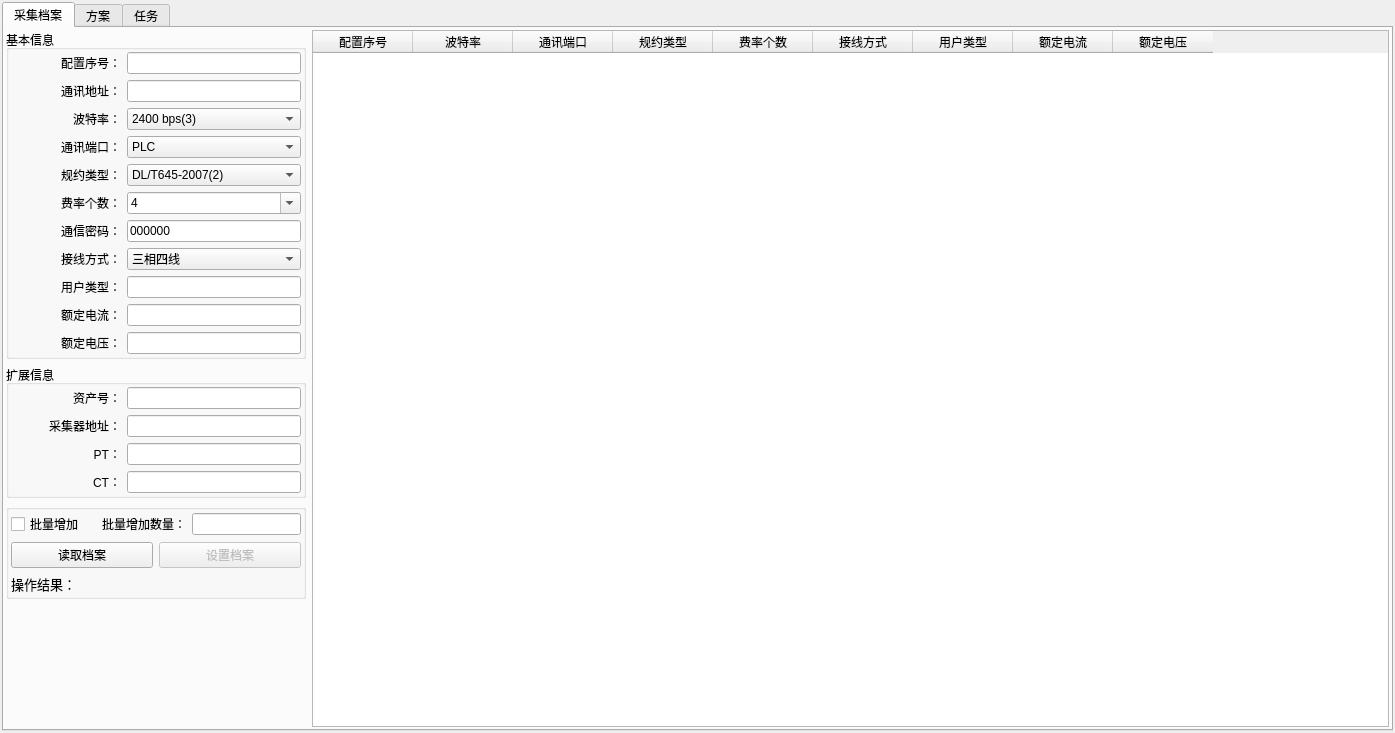
<?xml version="1.0" encoding="UTF-8"?>
<ui version="4.0">
 <class>ParamDreadWindow</class>
 <widget class="QMainWindow" name="ParamDreadWindow">
  <property name="geometry">
   <rect>
    <x>0</x>
    <y>0</y>
    <width>1395</width>
    <height>733</height>
   </rect>
  </property>
  <property name="windowTitle">
   <string>参数配置</string>
  </property>
  <property name="windowIcon">
   <iconset>
    <normaloff>:/698/698.ico</normaloff>
    <normalon>:/698/698.ico</normalon>:/698/698.ico</iconset>
  </property>
  <widget class="QWidget" name="centralwidget">
   <layout class="QVBoxLayout" name="verticalLayout_28">
    <item>
     <widget class="QTabWidget" name="tabWidget">
      <property name="enabled">
       <bool>true</bool>
      </property>
      <property name="currentIndex">
       <number>0</number>
      </property>
      <widget class="QWidget" name="tab_6">
       <attribute name="title">
        <string>采集档案</string>
       </attribute>
       <layout class="QHBoxLayout" name="horizontalLayout">
        <item>
         <layout class="QVBoxLayout" name="verticalLayout_26">
          <property name="sizeConstraint">
           <enum>QLayout::SetMinimumSize</enum>
          </property>
          <item>
           <widget class="QGroupBox" name="groupBox_10">
            <property name="maximumSize">
             <size>
              <width>300</width>
              <height>16777215</height>
             </size>
            </property>
            <property name="title">
             <string>基本信息</string>
            </property>
            <layout class="QVBoxLayout" name="verticalLayout_25">
             <item>
              <layout class="QHBoxLayout" name="horizontalLayout_155">
               <item>
                <widget class="QLabel" name="label_156">
                 <property name="sizePolicy">
                  <sizepolicy hsizetype="Fixed" vsizetype="Preferred">
                   <horstretch>0</horstretch>
                   <verstretch>0</verstretch>
                  </sizepolicy>
                 </property>
                 <property name="minimumSize">
                  <size>
                   <width>110</width>
                   <height>0</height>
                  </size>
                 </property>
                 <property name="maximumSize">
                  <size>
                   <width>110</width>
                   <height>16777215</height>
                  </size>
                 </property>
                 <property name="text">
                  <string>配置序号：</string>
                 </property>
                 <property name="alignment">
                  <set>Qt::AlignRight|Qt::AlignTrailing|Qt::AlignVCenter</set>
                 </property>
                </widget>
               </item>
               <item>
                <widget class="QLineEdit" name="esam_no_box_7">
                 <property name="sizePolicy">
                  <sizepolicy hsizetype="Minimum" vsizetype="Fixed">
                   <horstretch>0</horstretch>
                   <verstretch>0</verstretch>
                  </sizepolicy>
                 </property>
                 <property name="minimumSize">
                  <size>
                   <width>100</width>
                   <height>0</height>
                  </size>
                 </property>
                 <property name="maximumSize">
                  <size>
                   <width>16777215</width>
                   <height>16777215</height>
                  </size>
                 </property>
                 <property name="sizeIncrement">
                  <size>
                   <width>150</width>
                   <height>0</height>
                  </size>
                 </property>
                 <property name="baseSize">
                  <size>
                   <width>150</width>
                   <height>0</height>
                  </size>
                 </property>
                 <property name="text">
                  <string/>
                 </property>
                 <property name="maxLength">
                  <number>12</number>
                 </property>
                </widget>
               </item>
              </layout>
             </item>
             <item>
              <layout class="QHBoxLayout" name="horizontalLayout_3">
               <item>
                <widget class="QLabel" name="label_146">
                 <property name="sizePolicy">
                  <sizepolicy hsizetype="Fixed" vsizetype="Preferred">
                   <horstretch>0</horstretch>
                   <verstretch>0</verstretch>
                  </sizepolicy>
                 </property>
                 <property name="minimumSize">
                  <size>
                   <width>110</width>
                   <height>0</height>
                  </size>
                 </property>
                 <property name="maximumSize">
                  <size>
                   <width>110</width>
                   <height>16777215</height>
                  </size>
                 </property>
                 <property name="text">
                  <string>通讯地址：</string>
                 </property>
                 <property name="alignment">
                  <set>Qt::AlignRight|Qt::AlignTrailing|Qt::AlignVCenter</set>
                 </property>
                </widget>
               </item>
               <item>
                <widget class="QLineEdit" name="esam_no_box_2">
                 <property name="sizePolicy">
                  <sizepolicy hsizetype="Minimum" vsizetype="Fixed">
                   <horstretch>0</horstretch>
                   <verstretch>0</verstretch>
                  </sizepolicy>
                 </property>
                 <property name="minimumSize">
                  <size>
                   <width>100</width>
                   <height>0</height>
                  </size>
                 </property>
                 <property name="maximumSize">
                  <size>
                   <width>16777215</width>
                   <height>16777215</height>
                  </size>
                 </property>
                 <property name="sizeIncrement">
                  <size>
                   <width>150</width>
                   <height>0</height>
                  </size>
                 </property>
                 <property name="baseSize">
                  <size>
                   <width>150</width>
                   <height>0</height>
                  </size>
                 </property>
                 <property name="text">
                  <string/>
                 </property>
                 <property name="maxLength">
                  <number>12</number>
                 </property>
                </widget>
               </item>
              </layout>
             </item>
             <item>
              <layout class="QHBoxLayout" name="horizontalLayout_67">
               <item>
                <widget class="QLabel" name="label_147">
                 <property name="sizePolicy">
                  <sizepolicy hsizetype="Fixed" vsizetype="Preferred">
                   <horstretch>0</horstretch>
                   <verstretch>0</verstretch>
                  </sizepolicy>
                 </property>
                 <property name="minimumSize">
                  <size>
                   <width>110</width>
                   <height>0</height>
                  </size>
                 </property>
                 <property name="maximumSize">
                  <size>
                   <width>110</width>
                   <height>16777215</height>
                  </size>
                 </property>
                 <property name="text">
                  <string>波特率：</string>
                 </property>
                 <property name="alignment">
                  <set>Qt::AlignRight|Qt::AlignTrailing|Qt::AlignVCenter</set>
                 </property>
                </widget>
               </item>
               <item>
                <widget class="QComboBox" name="comboBox_7">
                 <property name="currentIndex">
                  <number>3</number>
                 </property>
                 <item>
                  <property name="text">
                   <string>300 bps(0)</string>
                  </property>
                 </item>
                 <item>
                  <property name="text">
                   <string>600 bps(1)</string>
                  </property>
                 </item>
                 <item>
                  <property name="text">
                   <string>1200 bps(2)</string>
                  </property>
                 </item>
                 <item>
                  <property name="text">
                   <string>2400 bps(3)</string>
                  </property>
                 </item>
                 <item>
                  <property name="text">
                   <string>4800 bps(4)</string>
                  </property>
                 </item>
                 <item>
                  <property name="text">
                   <string>7200 bps(5)</string>
                  </property>
                 </item>
                 <item>
                  <property name="text">
                   <string>9600 bps(6)</string>
                  </property>
                 </item>
                 <item>
                  <property name="text">
                   <string>19200 bps(7)</string>
                  </property>
                 </item>
                 <item>
                  <property name="text">
                   <string>38400 bps(8)</string>
                  </property>
                 </item>
                 <item>
                  <property name="text">
                   <string>57600 bps(9)</string>
                  </property>
                 </item>
                 <item>
                  <property name="text">
                   <string>115200 bps(10)</string>
                  </property>
                 </item>
                 <item>
                  <property name="text">
                   <string>自适应 (255)</string>
                  </property>
                 </item>
                </widget>
               </item>
              </layout>
             </item>
             <item>
              <layout class="QHBoxLayout" name="horizontalLayout_69">
               <item>
                <widget class="QLabel" name="label_149">
                 <property name="sizePolicy">
                  <sizepolicy hsizetype="Fixed" vsizetype="Preferred">
                   <horstretch>0</horstretch>
                   <verstretch>0</verstretch>
                  </sizepolicy>
                 </property>
                 <property name="minimumSize">
                  <size>
                   <width>110</width>
                   <height>0</height>
                  </size>
                 </property>
                 <property name="maximumSize">
                  <size>
                   <width>110</width>
                   <height>16777215</height>
                  </size>
                 </property>
                 <property name="text">
                  <string>通讯端口：</string>
                 </property>
                 <property name="alignment">
                  <set>Qt::AlignRight|Qt::AlignTrailing|Qt::AlignVCenter</set>
                 </property>
                </widget>
               </item>
               <item>
                <widget class="QComboBox" name="comboBox_2">
                 <property name="currentIndex">
                  <number>2</number>
                 </property>
                 <item>
                  <property name="text">
                   <string>485-1</string>
                  </property>
                 </item>
                 <item>
                  <property name="text">
                   <string>485-2</string>
                  </property>
                 </item>
                 <item>
                  <property name="text">
                   <string>PLC</string>
                  </property>
                 </item>
                </widget>
               </item>
              </layout>
             </item>
             <item>
              <layout class="QHBoxLayout" name="horizontalLayout_68">
               <item>
                <widget class="QLabel" name="label_148">
                 <property name="sizePolicy">
                  <sizepolicy hsizetype="Fixed" vsizetype="Preferred">
                   <horstretch>0</horstretch>
                   <verstretch>0</verstretch>
                  </sizepolicy>
                 </property>
                 <property name="minimumSize">
                  <size>
                   <width>110</width>
                   <height>0</height>
                  </size>
                 </property>
                 <property name="maximumSize">
                  <size>
                   <width>110</width>
                   <height>16777215</height>
                  </size>
                 </property>
                 <property name="text">
                  <string>规约类型：</string>
                 </property>
                 <property name="alignment">
                  <set>Qt::AlignRight|Qt::AlignTrailing|Qt::AlignVCenter</set>
                 </property>
                </widget>
               </item>
               <item>
                <widget class="QComboBox" name="comboBox">
                 <property name="currentIndex">
                  <number>2</number>
                 </property>
                 <item>
                  <property name="text">
                   <string>未知(0)</string>
                  </property>
                 </item>
                 <item>
                  <property name="text">
                   <string>DL/T645-1997(1)</string>
                  </property>
                 </item>
                 <item>
                  <property name="text">
                   <string>DL/T645-2007(2)</string>
                  </property>
                 </item>
                 <item>
                  <property name="text">
                   <string>DL/T698.45(3)</string>
                  </property>
                 </item>
                 <item>
                  <property name="text">
                   <string>CJ/T 188-2004(4)</string>
                  </property>
                 </item>
                </widget>
               </item>
              </layout>
             </item>
             <item>
              <layout class="QHBoxLayout" name="horizontalLayout_75">
               <item>
                <widget class="QLabel" name="label_151">
                 <property name="sizePolicy">
                  <sizepolicy hsizetype="Fixed" vsizetype="Preferred">
                   <horstretch>0</horstretch>
                   <verstretch>0</verstretch>
                  </sizepolicy>
                 </property>
                 <property name="minimumSize">
                  <size>
                   <width>110</width>
                   <height>0</height>
                  </size>
                 </property>
                 <property name="maximumSize">
                  <size>
                   <width>110</width>
                   <height>16777215</height>
                  </size>
                 </property>
                 <property name="font">
                  <font>
                   <family>Agency FB</family>
                   <pointsize>9</pointsize>
                  </font>
                 </property>
                 <property name="text">
                  <string>费率个数：</string>
                 </property>
                 <property name="alignment">
                  <set>Qt::AlignRight|Qt::AlignTrailing|Qt::AlignVCenter</set>
                 </property>
                </widget>
               </item>
               <item>
                <widget class="QComboBox" name="comboBox_6">
                 <property name="editable">
                  <bool>true</bool>
                 </property>
                 <item>
                  <property name="text">
                   <string>4</string>
                  </property>
                 </item>
                </widget>
               </item>
              </layout>
             </item>
             <item>
              <layout class="QHBoxLayout" name="horizontalLayout_70">
               <item>
                <widget class="QLabel" name="label_150">
                 <property name="sizePolicy">
                  <sizepolicy hsizetype="Fixed" vsizetype="Preferred">
                   <horstretch>0</horstretch>
                   <verstretch>0</verstretch>
                  </sizepolicy>
                 </property>
                 <property name="minimumSize">
                  <size>
                   <width>110</width>
                   <height>0</height>
                  </size>
                 </property>
                 <property name="maximumSize">
                  <size>
                   <width>110</width>
                   <height>16777215</height>
                  </size>
                 </property>
                 <property name="text">
                  <string>通信密码：</string>
                 </property>
                 <property name="alignment">
                  <set>Qt::AlignRight|Qt::AlignTrailing|Qt::AlignVCenter</set>
                 </property>
                </widget>
               </item>
               <item>
                <widget class="QLineEdit" name="esam_dialog_remain_box_2">
                 <property name="sizePolicy">
                  <sizepolicy hsizetype="Minimum" vsizetype="Fixed">
                   <horstretch>0</horstretch>
                   <verstretch>0</verstretch>
                  </sizepolicy>
                 </property>
                 <property name="minimumSize">
                  <size>
                   <width>100</width>
                   <height>0</height>
                  </size>
                 </property>
                 <property name="maximumSize">
                  <size>
                   <width>16777215</width>
                   <height>16777215</height>
                  </size>
                 </property>
                 <property name="sizeIncrement">
                  <size>
                   <width>150</width>
                   <height>0</height>
                  </size>
                 </property>
                 <property name="baseSize">
                  <size>
                   <width>150</width>
                   <height>0</height>
                  </size>
                 </property>
                 <property name="text">
                  <string>000000</string>
                 </property>
                 <property name="maxLength">
                  <number>6</number>
                 </property>
                </widget>
               </item>
              </layout>
             </item>
             <item>
              <layout class="QHBoxLayout" name="horizontalLayout_74">
               <item>
                <widget class="QLabel" name="label_153">
                 <property name="sizePolicy">
                  <sizepolicy hsizetype="Fixed" vsizetype="Preferred">
                   <horstretch>0</horstretch>
                   <verstretch>0</verstretch>
                  </sizepolicy>
                 </property>
                 <property name="minimumSize">
                  <size>
                   <width>110</width>
                   <height>0</height>
                  </size>
                 </property>
                 <property name="maximumSize">
                  <size>
                   <width>110</width>
                   <height>16777215</height>
                  </size>
                 </property>
                 <property name="font">
                  <font>
                   <pointsize>9</pointsize>
                  </font>
                 </property>
                 <property name="text">
                  <string>接线方式：</string>
                 </property>
                 <property name="alignment">
                  <set>Qt::AlignRight|Qt::AlignTrailing|Qt::AlignVCenter</set>
                 </property>
                </widget>
               </item>
               <item>
                <widget class="QComboBox" name="comboBox_5">
                 <item>
                  <property name="text">
                   <string>三相四线</string>
                  </property>
                 </item>
                 <item>
                  <property name="text">
                   <string>三相三线</string>
                  </property>
                 </item>
                 <item>
                  <property name="text">
                   <string>单相</string>
                  </property>
                 </item>
                </widget>
               </item>
              </layout>
             </item>
             <item>
              <layout class="QHBoxLayout" name="horizontalLayout_71">
               <item>
                <widget class="QLabel" name="label_152">
                 <property name="sizePolicy">
                  <sizepolicy hsizetype="Fixed" vsizetype="Preferred">
                   <horstretch>0</horstretch>
                   <verstretch>0</verstretch>
                  </sizepolicy>
                 </property>
                 <property name="minimumSize">
                  <size>
                   <width>110</width>
                   <height>0</height>
                  </size>
                 </property>
                 <property name="maximumSize">
                  <size>
                   <width>110</width>
                   <height>16777215</height>
                  </size>
                 </property>
                 <property name="text">
                  <string>用户类型：</string>
                 </property>
                 <property name="alignment">
                  <set>Qt::AlignRight|Qt::AlignTrailing|Qt::AlignVCenter</set>
                 </property>
                </widget>
               </item>
               <item>
                <widget class="QLineEdit" name="esam_rpt_ctr_box_2">
                 <property name="sizePolicy">
                  <sizepolicy hsizetype="Minimum" vsizetype="Fixed">
                   <horstretch>0</horstretch>
                   <verstretch>0</verstretch>
                  </sizepolicy>
                 </property>
                 <property name="minimumSize">
                  <size>
                   <width>100</width>
                   <height>0</height>
                  </size>
                 </property>
                 <property name="sizeIncrement">
                  <size>
                   <width>150</width>
                   <height>0</height>
                  </size>
                 </property>
                 <property name="baseSize">
                  <size>
                   <width>150</width>
                   <height>0</height>
                  </size>
                 </property>
                </widget>
               </item>
              </layout>
             </item>
             <item>
              <layout class="QHBoxLayout" name="horizontalLayout_73">
               <item>
                <widget class="QLabel" name="label_155">
                 <property name="sizePolicy">
                  <sizepolicy hsizetype="Fixed" vsizetype="Preferred">
                   <horstretch>0</horstretch>
                   <verstretch>0</verstretch>
                  </sizepolicy>
                 </property>
                 <property name="minimumSize">
                  <size>
                   <width>110</width>
                   <height>0</height>
                  </size>
                 </property>
                 <property name="maximumSize">
                  <size>
                   <width>110</width>
                   <height>16777215</height>
                  </size>
                 </property>
                 <property name="font">
                  <font>
                   <pointsize>9</pointsize>
                  </font>
                 </property>
                 <property name="text">
                  <string>额定电流：</string>
                 </property>
                 <property name="alignment">
                  <set>Qt::AlignRight|Qt::AlignTrailing|Qt::AlignVCenter</set>
                 </property>
                </widget>
               </item>
               <item>
                <widget class="QLineEdit" name="esam_host_ver_box_2">
                 <property name="sizePolicy">
                  <sizepolicy hsizetype="Minimum" vsizetype="Fixed">
                   <horstretch>0</horstretch>
                   <verstretch>0</verstretch>
                  </sizepolicy>
                 </property>
                 <property name="minimumSize">
                  <size>
                   <width>100</width>
                   <height>0</height>
                  </size>
                 </property>
                 <property name="maximumSize">
                  <size>
                   <width>16777215</width>
                   <height>16777215</height>
                  </size>
                 </property>
                 <property name="sizeIncrement">
                  <size>
                   <width>150</width>
                   <height>0</height>
                  </size>
                 </property>
                 <property name="baseSize">
                  <size>
                   <width>150</width>
                   <height>0</height>
                  </size>
                 </property>
                </widget>
               </item>
              </layout>
             </item>
             <item>
              <layout class="QHBoxLayout" name="horizontalLayout_72">
               <item>
                <widget class="QLabel" name="label_154">
                 <property name="sizePolicy">
                  <sizepolicy hsizetype="Fixed" vsizetype="Preferred">
                   <horstretch>0</horstretch>
                   <verstretch>0</verstretch>
                  </sizepolicy>
                 </property>
                 <property name="minimumSize">
                  <size>
                   <width>110</width>
                   <height>0</height>
                  </size>
                 </property>
                 <property name="maximumSize">
                  <size>
                   <width>110</width>
                   <height>16777215</height>
                  </size>
                 </property>
                 <property name="text">
                  <string>额定电压：</string>
                 </property>
                 <property name="alignment">
                  <set>Qt::AlignRight|Qt::AlignTrailing|Qt::AlignVCenter</set>
                 </property>
                </widget>
               </item>
               <item>
                <widget class="QLineEdit" name="esam_terminal_ver_box_2">
                 <property name="sizePolicy">
                  <sizepolicy hsizetype="Minimum" vsizetype="Fixed">
                   <horstretch>0</horstretch>
                   <verstretch>0</verstretch>
                  </sizepolicy>
                 </property>
                 <property name="minimumSize">
                  <size>
                   <width>100</width>
                   <height>0</height>
                  </size>
                 </property>
                 <property name="maximumSize">
                  <size>
                   <width>16777215</width>
                   <height>16777215</height>
                  </size>
                 </property>
                 <property name="sizeIncrement">
                  <size>
                   <width>150</width>
                   <height>0</height>
                  </size>
                 </property>
                 <property name="baseSize">
                  <size>
                   <width>150</width>
                   <height>0</height>
                  </size>
                 </property>
                </widget>
               </item>
              </layout>
             </item>
            </layout>
           </widget>
          </item>
          <item>
           <widget class="QGroupBox" name="groupBox_11">
            <property name="maximumSize">
             <size>
              <width>300</width>
              <height>16777215</height>
             </size>
            </property>
            <property name="title">
             <string>扩展信息</string>
            </property>
            <layout class="QVBoxLayout" name="verticalLayout_23">
             <item>
              <layout class="QHBoxLayout" name="horizontalLayout_152">
               <item>
                <widget class="QLabel" name="label_158">
                 <property name="sizePolicy">
                  <sizepolicy hsizetype="Fixed" vsizetype="Preferred">
                   <horstretch>0</horstretch>
                   <verstretch>0</verstretch>
                  </sizepolicy>
                 </property>
                 <property name="minimumSize">
                  <size>
                   <width>110</width>
                   <height>0</height>
                  </size>
                 </property>
                 <property name="maximumSize">
                  <size>
                   <width>110</width>
                   <height>16777215</height>
                  </size>
                 </property>
                 <property name="text">
                  <string>资产号：</string>
                 </property>
                 <property name="alignment">
                  <set>Qt::AlignRight|Qt::AlignTrailing|Qt::AlignVCenter</set>
                 </property>
                </widget>
               </item>
               <item>
                <widget class="QLineEdit" name="esam_ver_box_3">
                 <property name="sizePolicy">
                  <sizepolicy hsizetype="Minimum" vsizetype="Fixed">
                   <horstretch>0</horstretch>
                   <verstretch>0</verstretch>
                  </sizepolicy>
                 </property>
                 <property name="minimumSize">
                  <size>
                   <width>100</width>
                   <height>0</height>
                  </size>
                 </property>
                 <property name="maximumSize">
                  <size>
                   <width>16777215</width>
                   <height>16777215</height>
                  </size>
                 </property>
                 <property name="sizeIncrement">
                  <size>
                   <width>150</width>
                   <height>0</height>
                  </size>
                 </property>
                 <property name="baseSize">
                  <size>
                   <width>150</width>
                   <height>0</height>
                  </size>
                 </property>
                </widget>
               </item>
              </layout>
             </item>
             <item>
              <layout class="QHBoxLayout" name="horizontalLayout_151">
               <item>
                <widget class="QLabel" name="label_157">
                 <property name="sizePolicy">
                  <sizepolicy hsizetype="Fixed" vsizetype="Preferred">
                   <horstretch>0</horstretch>
                   <verstretch>0</verstretch>
                  </sizepolicy>
                 </property>
                 <property name="minimumSize">
                  <size>
                   <width>110</width>
                   <height>0</height>
                  </size>
                 </property>
                 <property name="maximumSize">
                  <size>
                   <width>110</width>
                   <height>16777215</height>
                  </size>
                 </property>
                 <property name="text">
                  <string>采集器地址：</string>
                 </property>
                 <property name="alignment">
                  <set>Qt::AlignRight|Qt::AlignTrailing|Qt::AlignVCenter</set>
                 </property>
                </widget>
               </item>
               <item>
                <widget class="QLineEdit" name="esam_no_box_3">
                 <property name="sizePolicy">
                  <sizepolicy hsizetype="Minimum" vsizetype="Fixed">
                   <horstretch>0</horstretch>
                   <verstretch>0</verstretch>
                  </sizepolicy>
                 </property>
                 <property name="minimumSize">
                  <size>
                   <width>100</width>
                   <height>0</height>
                  </size>
                 </property>
                 <property name="maximumSize">
                  <size>
                   <width>16777215</width>
                   <height>16777215</height>
                  </size>
                 </property>
                 <property name="sizeIncrement">
                  <size>
                   <width>150</width>
                   <height>0</height>
                  </size>
                 </property>
                 <property name="baseSize">
                  <size>
                   <width>150</width>
                   <height>0</height>
                  </size>
                 </property>
                </widget>
               </item>
              </layout>
             </item>
             <item>
              <layout class="QHBoxLayout" name="horizontalLayout_154">
               <item>
                <widget class="QLabel" name="label_160">
                 <property name="sizePolicy">
                  <sizepolicy hsizetype="Fixed" vsizetype="Preferred">
                   <horstretch>0</horstretch>
                   <verstretch>0</verstretch>
                  </sizepolicy>
                 </property>
                 <property name="minimumSize">
                  <size>
                   <width>110</width>
                   <height>0</height>
                  </size>
                 </property>
                 <property name="maximumSize">
                  <size>
                   <width>110</width>
                   <height>16777215</height>
                  </size>
                 </property>
                 <property name="text">
                  <string>PT：</string>
                 </property>
                 <property name="alignment">
                  <set>Qt::AlignRight|Qt::AlignTrailing|Qt::AlignVCenter</set>
                 </property>
                </widget>
               </item>
               <item>
                <widget class="QLineEdit" name="esam_dialog_tm_box_3">
                 <property name="sizePolicy">
                  <sizepolicy hsizetype="Minimum" vsizetype="Fixed">
                   <horstretch>0</horstretch>
                   <verstretch>0</verstretch>
                  </sizepolicy>
                 </property>
                 <property name="minimumSize">
                  <size>
                   <width>100</width>
                   <height>0</height>
                  </size>
                 </property>
                 <property name="maximumSize">
                  <size>
                   <width>16777215</width>
                   <height>16777215</height>
                  </size>
                 </property>
                 <property name="sizeIncrement">
                  <size>
                   <width>150</width>
                   <height>0</height>
                  </size>
                 </property>
                 <property name="baseSize">
                  <size>
                   <width>150</width>
                   <height>0</height>
                  </size>
                 </property>
                </widget>
               </item>
              </layout>
             </item>
             <item>
              <layout class="QHBoxLayout" name="horizontalLayout_153">
               <item>
                <widget class="QLabel" name="label_159">
                 <property name="sizePolicy">
                  <sizepolicy hsizetype="Fixed" vsizetype="Preferred">
                   <horstretch>0</horstretch>
                   <verstretch>0</verstretch>
                  </sizepolicy>
                 </property>
                 <property name="minimumSize">
                  <size>
                   <width>110</width>
                   <height>0</height>
                  </size>
                 </property>
                 <property name="maximumSize">
                  <size>
                   <width>110</width>
                   <height>16777215</height>
                  </size>
                 </property>
                 <property name="text">
                  <string>CT：</string>
                 </property>
                 <property name="alignment">
                  <set>Qt::AlignRight|Qt::AlignTrailing|Qt::AlignVCenter</set>
                 </property>
                </widget>
               </item>
               <item>
                <widget class="QLineEdit" name="esam_key_box_3">
                 <property name="sizePolicy">
                  <sizepolicy hsizetype="Minimum" vsizetype="Fixed">
                   <horstretch>0</horstretch>
                   <verstretch>0</verstretch>
                  </sizepolicy>
                 </property>
                 <property name="minimumSize">
                  <size>
                   <width>100</width>
                   <height>0</height>
                  </size>
                 </property>
                 <property name="maximumSize">
                  <size>
                   <width>16777215</width>
                   <height>16777215</height>
                  </size>
                 </property>
                 <property name="sizeIncrement">
                  <size>
                   <width>150</width>
                   <height>0</height>
                  </size>
                 </property>
                 <property name="baseSize">
                  <size>
                   <width>150</width>
                   <height>0</height>
                  </size>
                 </property>
                 <property name="autoFillBackground">
                  <bool>false</bool>
                 </property>
                 <property name="text">
                  <string/>
                 </property>
                 <property name="frame">
                  <bool>true</bool>
                 </property>
                 <property name="echoMode">
                  <enum>QLineEdit::Normal</enum>
                 </property>
                 <property name="dragEnabled">
                  <bool>false</bool>
                 </property>
                 <property name="readOnly">
                  <bool>false</bool>
                 </property>
                 <property name="cursorMoveStyle">
                  <enum>Qt::LogicalMoveStyle</enum>
                 </property>
                </widget>
               </item>
              </layout>
             </item>
            </layout>
           </widget>
          </item>
          <item>
           <widget class="QGroupBox" name="groupBox_23">
            <property name="maximumSize">
             <size>
              <width>300</width>
              <height>16777215</height>
             </size>
            </property>
            <property name="title">
             <string/>
            </property>
            <layout class="QHBoxLayout" name="horizontalLayout_158">
             <item>
              <layout class="QVBoxLayout" name="verticalLayout_24">
               <item>
                <layout class="QHBoxLayout" name="horizontalLayout_157">
                 <item>
                  <widget class="QCheckBox" name="checkBox">
                   <property name="text">
                    <string>批量增加</string>
                   </property>
                  </widget>
                 </item>
                 <item>
                  <widget class="QLabel" name="label_161">
                   <property name="font">
                    <font>
                     <family>SimSun-ExtB</family>
                     <weight>50</weight>
                     <bold>false</bold>
                    </font>
                   </property>
                   <property name="text">
                    <string>批量增加数量：</string>
                   </property>
                  </widget>
                 </item>
                 <item>
                  <widget class="QLineEdit" name="lineEdit_2">
                   <property name="maximumSize">
                    <size>
                     <width>109</width>
                     <height>16777215</height>
                    </size>
                   </property>
                   <property name="maxLength">
                    <number>2</number>
                   </property>
                  </widget>
                 </item>
                </layout>
               </item>
               <item>
                <layout class="QHBoxLayout" name="horizontalLayout_156">
                 <item>
                  <widget class="QPushButton" name="esam_r_info_b_2">
                   <property name="text">
                    <string>读取档案</string>
                   </property>
                  </widget>
                 </item>
                 <item>
                  <widget class="QPushButton" name="esam_r_ctr_b_3">
                   <property name="enabled">
                    <bool>false</bool>
                   </property>
                   <property name="text">
                    <string>设置档案</string>
                   </property>
                  </widget>
                 </item>
                </layout>
               </item>
               <item>
                <widget class="QLabel" name="label">
                 <property name="font">
                  <font>
                   <family>微软雅黑</family>
                   <pointsize>10</pointsize>
                  </font>
                 </property>
                 <property name="text">
                  <string>操作结果：</string>
                 </property>
                </widget>
               </item>
              </layout>
             </item>
            </layout>
           </widget>
          </item>
          <item>
           <spacer name="verticalSpacer_15">
            <property name="orientation">
             <enum>Qt::Vertical</enum>
            </property>
            <property name="sizeHint" stdset="0">
             <size>
              <width>20</width>
              <height>40</height>
             </size>
            </property>
           </spacer>
          </item>
         </layout>
        </item>
        <item>
         <widget class="QTableWidget" name="tableWidget">
          <property name="minimumSize">
           <size>
            <width>1000</width>
            <height>0</height>
           </size>
          </property>
          <property name="maximumSize">
           <size>
            <width>16777215</width>
            <height>16777215</height>
           </size>
          </property>
          <column>
           <property name="text">
            <string>配置序号</string>
           </property>
          </column>
          <column>
           <property name="text">
            <string>波特率</string>
           </property>
          </column>
          <column>
           <property name="text">
            <string>通讯端口</string>
           </property>
          </column>
          <column>
           <property name="text">
            <string>规约类型</string>
           </property>
          </column>
          <column>
           <property name="text">
            <string>费率个数</string>
           </property>
          </column>
          <column>
           <property name="text">
            <string>接线方式</string>
           </property>
          </column>
          <column>
           <property name="text">
            <string>用户类型</string>
           </property>
          </column>
          <column>
           <property name="text">
            <string>额定电流</string>
           </property>
          </column>
          <column>
           <property name="text">
            <string>额定电压</string>
           </property>
          </column>
         </widget>
        </item>
       </layout>
      </widget>
      <widget class="QWidget" name="tab">
       <attribute name="title">
        <string>方案</string>
       </attribute>
      </widget>
      <widget class="QWidget" name="tab_2">
       <attribute name="title">
        <string>任务</string>
       </attribute>
      </widget>
     </widget>
    </item>
   </layout>
  </widget>
 </widget>
 <layoutdefault spacing="6" margin="2"/>
 <layoutfunction spacing="6" margin="2"/>
 <resources>
  <include location="icon.qrc"/>
 </resources>
 <connections/>
</ui>
